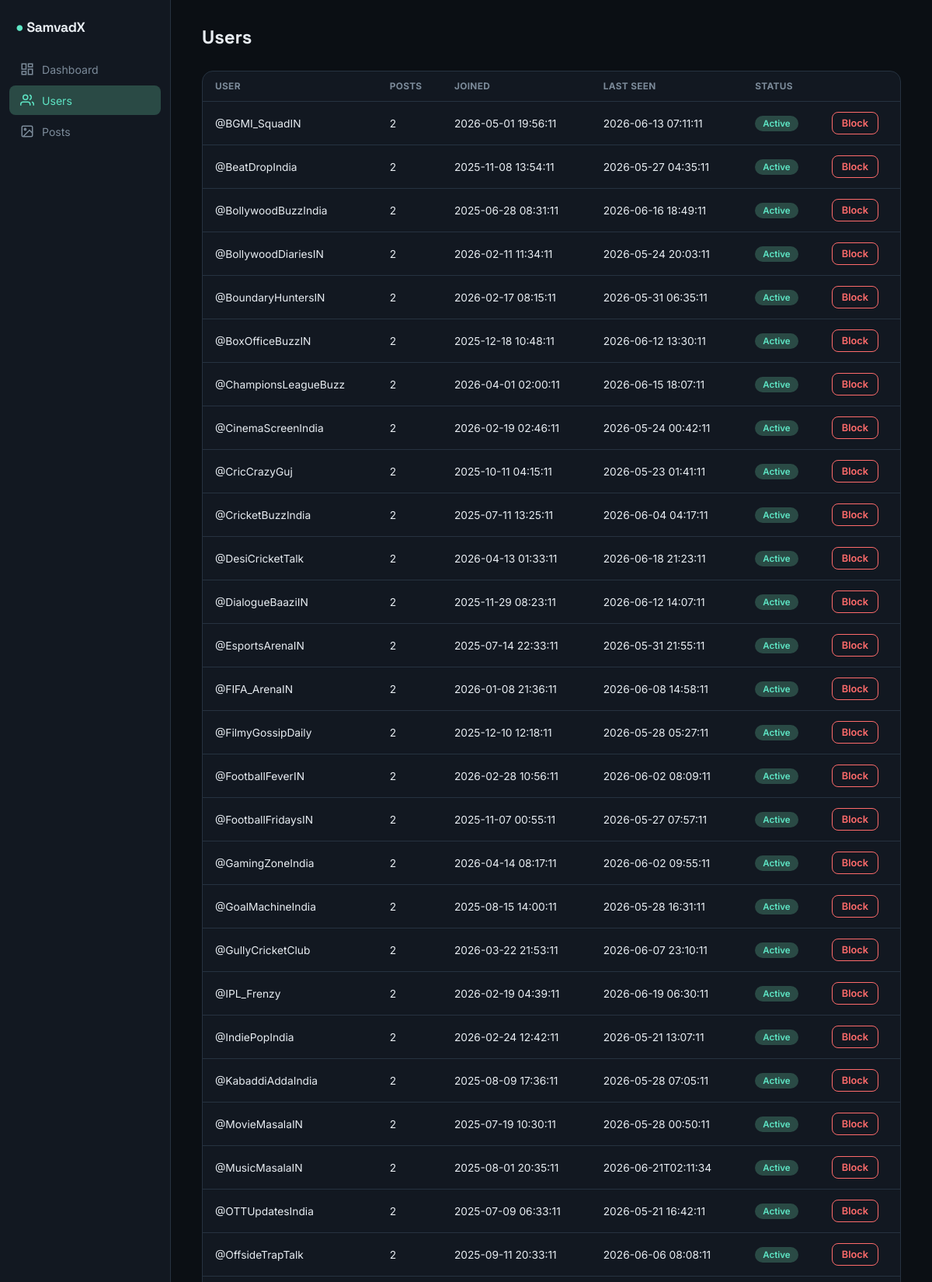
The app's page /admin/users (signed in, upper part) with its own data.
### tables this page shows
CREATE TABLE users (
    id              INTEGER PRIMARY KEY AUTOINCREMENT,
    username        TEXT UNIQUE NOT NULL,
    email           TEXT,
    password        TEXT NOT NULL,
    profile_pic     TEXT DEFAULT 'default.png',
    bio             TEXT DEFAULT '',
    is_blocked      INTEGER DEFAULT 0,
    is_private      INTEGER DEFAULT 0,
    last_seen       TIMESTAMP,
    created_at      TIMESTAMP DEFAULT CURRENT_TIMESTAMP,
    public_key      TEXT,
    failed_logins   INTEGER DEFAULT 0,
    locked_until    TIMESTAMP
);

### app.py (the view)
@app.route("/admin/users", methods=["GET", "POST"])
@admin_required
def admin_users():
    con = database.get_db()
    try:
        if request.method == "POST":
            username = request.form.get("username")
            status = int(request.form.get("status", 0))
            con.execute("UPDATE users SET is_blocked=? WHERE username=?", (status, username))
            con.commit()
            return redirect(url_for("admin_users"))
        rows = con.execute(
            """SELECT u.username, u.is_blocked, u.created_at, u.last_seen,
                      (SELECT COUNT(*) FROM posts WHERE username=u.username AND is_deleted=0) AS post_count
               FROM users u ORDER BY u.username ASC"""
        ).fetchall()
    finally:
        con.close()
    users = [
        {"username": r["username"], "is_blocked": r["is_blocked"],
         "created_at": r["created_at"], "last_seen": r["last_seen"], "post_count": r["post_count"]}
        for r in rows
    ]
    return render_template("admin/users.html", users=users)

### app.py (called while the page is built)
def admin_required(view):
    @wraps(view)
    def wrapped(*args, **kwargs):
        if not session.get("admin"):
            return redirect(url_for("admin_login"))
        return view(*args, **kwargs)
    return wrapped

@app.after_request
def add_security_headers(resp):
    resp.headers["X-Content-Type-Options"] = "nosniff"
    resp.headers["X-Frame-Options"] = "DENY"
    resp.headers["Referrer-Policy"] = "same-origin"
    return resp

### database.py (called while the page is built)
def get_db():
    con = sqlite3.connect(DB_PATH)
    con.row_factory = sqlite3.Row
    con.execute("PRAGMA foreign_keys = ON")
    con.execute("PRAGMA journal_mode = WAL")
    return con

### templates/admin/users.html (shortened to what this page needs)
<!DOCTYPE html>
<html lang="en">
<head>
  <link rel="stylesheet" href="{{ url_for('static', filename='css/theme.css') }}">
  <link rel="stylesheet" href="{{ url_for('static', filename='css/admin.css') }}">
</head>
<body>
  <div class="admin-shell">
    {% set active = 'users' %}
    {% include "admin/_sidebar.html" %}
    <main class="admin-main">
      <div class="admin-header">
        <h1>Users</h1>
      </div>
      <div class="card">
        <table class="admin-table">
          <thead>
            <tr>
              <th>User</th>
              <th>Posts</th>
              <th>Joined</th>
              <th>Last seen</th>
              <th>Status</th>
              <th></th>
            </tr>
          </thead>
          <tbody>
            {% for u in users %}
            <tr>
              <td><div class="table-user">@{{ u['username'] }}</div></td>
              <td>{{ u['post_count'] }}</td>
              <td>{{ u['created_at'] or '—' }}</td>
              <td>{{ u['last_seen'] or 'never' }}</td>
              <td>
                {% if u['is_blocked'] %}
                <span class="status-pill blocked">Blocked</span>
                {% else %}
                <span class="status-pill active">Active</span>
                {% endif %}
              </td>
              <td>
                <form method="POST" action="{{ url_for('admin_users') }}" style="display:inline;">
                  <button type="submit" class="btn btn-sm {{ 'btn-ghost' if u['is_blocked'] else 'btn-danger' }}">
                    {{ 'Unblock' if u['is_blocked'] else 'Block' }}
                  </button>
                </form>
              </td>
            </tr>
            {% endfor %}
          </tbody>
        </table>
      </div>
    </main>
  </div>
</body>
</html>

### static/css/theme.css (style rules this page uses)
:root { --ink: #0B0F14; --surface: #121821; --surface-2: #1A222E; --surface-3: #222C3A; --border: #263240; --text: #E8EDF2; --text-dim: #7C8B9A; --mint: #5EE6C5; --mint-dim: #2A4A45; --red: #FF6B6B; --amber: #F2C46D; --font-display: 'Space Grotesk', sans-serif; --font-body: 'Inter', sans-serif; --font-mono: 'JetBrains Mono', monospace; --radius-sm: 8px; --radius-md: 14px; --radius-lg: 20px; --rail-w: 88px; --rail-w-lg: 240px; --shadow-pop: 0 12px 32px rgba(0,0,0,0.45); }
* { box-sizing: border-box; }
html, body { margin: 0; padding: 0; background: var(--ink); color: var(--text); font-family: var(--font-body); -webkit-font-smoothing: antialiased; }
button { font-family: inherit; cursor: pointer; }
.btn { display: inline-flex; align-items: center; justify-content: center; gap: 6px; padding: 10px 18px; border-radius: var(--radius-sm); border: 1px solid transparent; font-weight: 600; font-size: 0.9rem; transition: transform 0.12s ease, background 0.15s ease, border-color 0.15s ease; }
.btn-danger { background: transparent; border-color: var(--red); color: var(--red); }
.btn-sm { padding: 6px 12px; font-size: 0.8rem; }
.card { background: var(--surface); border: 1px solid var(--border); border-radius: var(--radius-md); }

### static/css/admin.css (style rules this page uses)
.admin-shell { display: flex; min-height: 100vh; }
.admin-main { margin-left: 220px; flex: 1; padding: 32px 40px; }
.admin-header { display: flex; align-items: center; justify-content: space-between; margin-bottom: 28px; }
.admin-header h1 { font-family: var(--font-display); font-size: 1.5rem; margin: 0; }
.admin-table { width: 100%; border-collapse: collapse; }
.admin-table th { text-align: left; font-size: 0.74rem; text-transform: uppercase; letter-spacing: 0.03em; color: var(--text-dim); padding: 12px 16px; border-bottom: 1px solid var(--border); }
.admin-table td { padding: 13px 16px; border-bottom: 1px solid var(--border); font-size: 0.86rem; }
.admin-table .table-user { display: flex; align-items: center; gap: 10px; }
.status-pill { display: inline-flex; align-items: center; gap: 4px; padding: 3px 10px; border-radius: 20px; font-size: 0.72rem; font-weight: 600; }
.status-pill.active { background: var(--mint-dim); color: var(--mint); }

### records on screen
users: username "BGMI_SquadIN", post_count "2", created_at "2026-05-01 19:56:11", last_seen "2026-06-13 07:11:11", shows "Active", is_blocked "Block"
users: username "BeatDropIndia", post_count "2", created_at "2025-11-08 13:54:11", last_seen "2026-05-27 04:35:11", shows "Active", is_blocked "Block"
users: username "BollywoodBuzzIndia", post_count "2", created_at "2025-06-28 08:31:11", last_seen "2026-06-16 18:49:11", shows "Active", is_blocked "Block"
users: username "BollywoodDiariesIN", post_count "2", created_at "2026-02-11 11:34:11", last_seen "2026-05-24 20:03:11", shows "Active", is_blocked "Block"
users: username "BoundaryHuntersIN", post_count "2", created_at "2026-02-17 08:15:11", last_seen "2026-05-31 06:35:11", shows "Active", is_blocked "Block"
users: username "BoxOfficeBuzzIN", post_count "2", created_at "2025-12-18 10:48:11", last_seen "2026-06-12 13:30:11", shows "Active", is_blocked "Block"
users: username "ChampionsLeagueBuzz", post_count "2", created_at "2026-04-01 02:00:11", last_seen "2026-06-15 18:07:11", shows "Active", is_blocked "Block"
users: username "CinemaScreenIndia", post_count "2", created_at "2026-02-19 02:46:11", last_seen "2026-05-24 00:42:11", shows "Active", is_blocked "Block"
users: username "CricCrazyGuj", post_count "2", created_at "2025-10-11 04:15:11", last_seen "2026-05-23 01:41:11", shows "Active", is_blocked "Block"
users: username "CricketBuzzIndia", post_count "2", created_at "2025-07-11 13:25:11", last_seen "2026-06-04 04:17:11", shows "Active", is_blocked "Block"
users: username "DesiCricketTalk", post_count "2", created_at "2026-04-13 01:33:11", last_seen "2026-06-18 21:23:11", shows "Active", is_blocked "Block"
users: username "DialogueBaaziIN", post_count "2", created_at "2025-11-29 08:23:11", last_seen "2026-06-12 14:07:11", shows "Active", is_blocked "Block"
users: username "EsportsArenaIN", post_count "2", created_at "2025-07-14 22:33:11", last_seen "2026-05-31 21:55:11", shows "Active", is_blocked "Block"
users: username "FIFA_ArenaIN", post_count "2", created_at "2026-01-08 21:36:11", last_seen "2026-06-08 14:58:11", shows "Active", is_blocked "Block"
users: username "FilmyGossipDaily", post_count "2", created_at "2025-12-10 12:18:11", last_seen "2026-05-28 05:27:11", shows "Active", is_blocked "Block"
users: username "FootballFeverIN", post_count "2", created_at "2026-02-28 10:56:11", last_seen "2026-06-02 08:09:11", shows "Active", is_blocked "Block"
users: username "FootballFridaysIN", post_count "2", created_at "2025-11-07 00:55:11", last_seen "2026-05-27 07:57:11", shows "Active", is_blocked "Block"
users: username "GamingZoneIndia", post_count "2", created_at "2026-04-14 08:17:11", last_seen "2026-06-02 09:55:11", shows "Active", is_blocked "Block"
users: username "GoalMachineIndia", post_count "2", created_at "2025-08-15 14:00:11", last_seen "2026-05-28 16:31:11", shows "Active", is_blocked "Block"
users: username "GullyCricketClub", post_count "2", created_at "2026-03-22 21:53:11", last_seen "2026-06-07 23:10:11", shows "Active", is_blocked "Block"
users: username "IPL_Frenzy", post_count "2", created_at "2026-02-19 04:39:11", last_seen "2026-06-19 06:30:11", shows "Active", is_blocked "Block"
users: username "IndiePopIndia", post_count "2", created_at "2026-02-24 12:42:11", last_seen "2026-05-21 13:07:11", shows "Active", is_blocked "Block"
users: username "KabaddiAddaIndia", post_count "2", created_at "2025-08-09 17:36:11", last_seen "2026-05-28 07:05:11", shows "Active", is_blocked "Block"
users: username "MovieMasalaIN", post_count "2", created_at "2025-07-19 10:30:11", last_seen "2026-05-28 00:50:11", shows "Active", is_blocked "Block"
users: username "MusicMasalaIN", post_count "2", created_at "2025-08-01 20:35:11", last_seen "2026-06-21T02:11:34", shows "Active", is_blocked "Block"
users: username "OTTUpdatesIndia", post_count "2", created_at "2025-07-09 06:33:11", last_seen "2026-05-21 16:42:11", shows "Active", is_blocked "Block"
users: username "OffsideTrapTalk", post_count "2", created_at "2025-09-11 20:33:11", last_seen "2026-06-06 08:08:11", shows "Active", is_blocked "Block"
